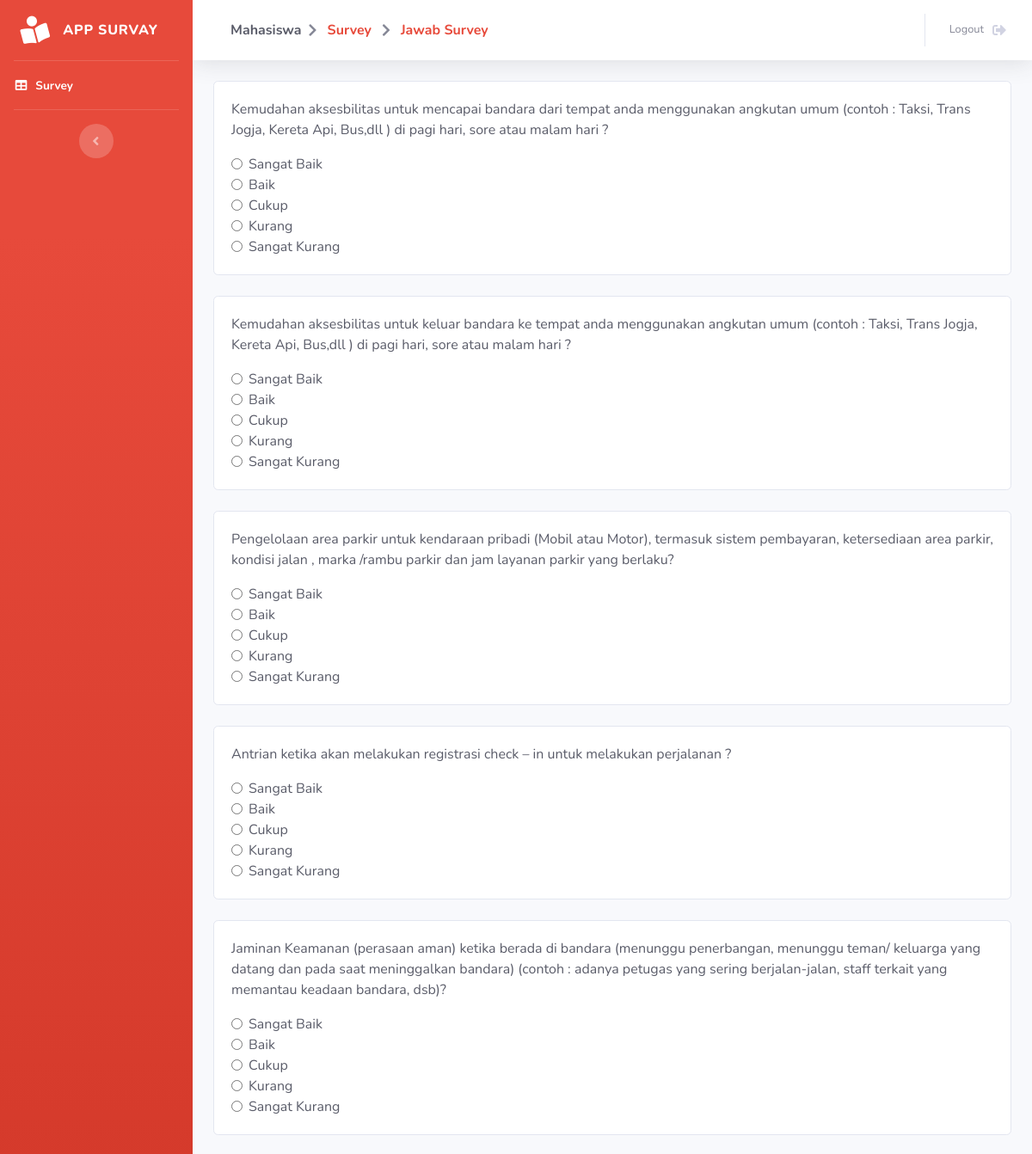
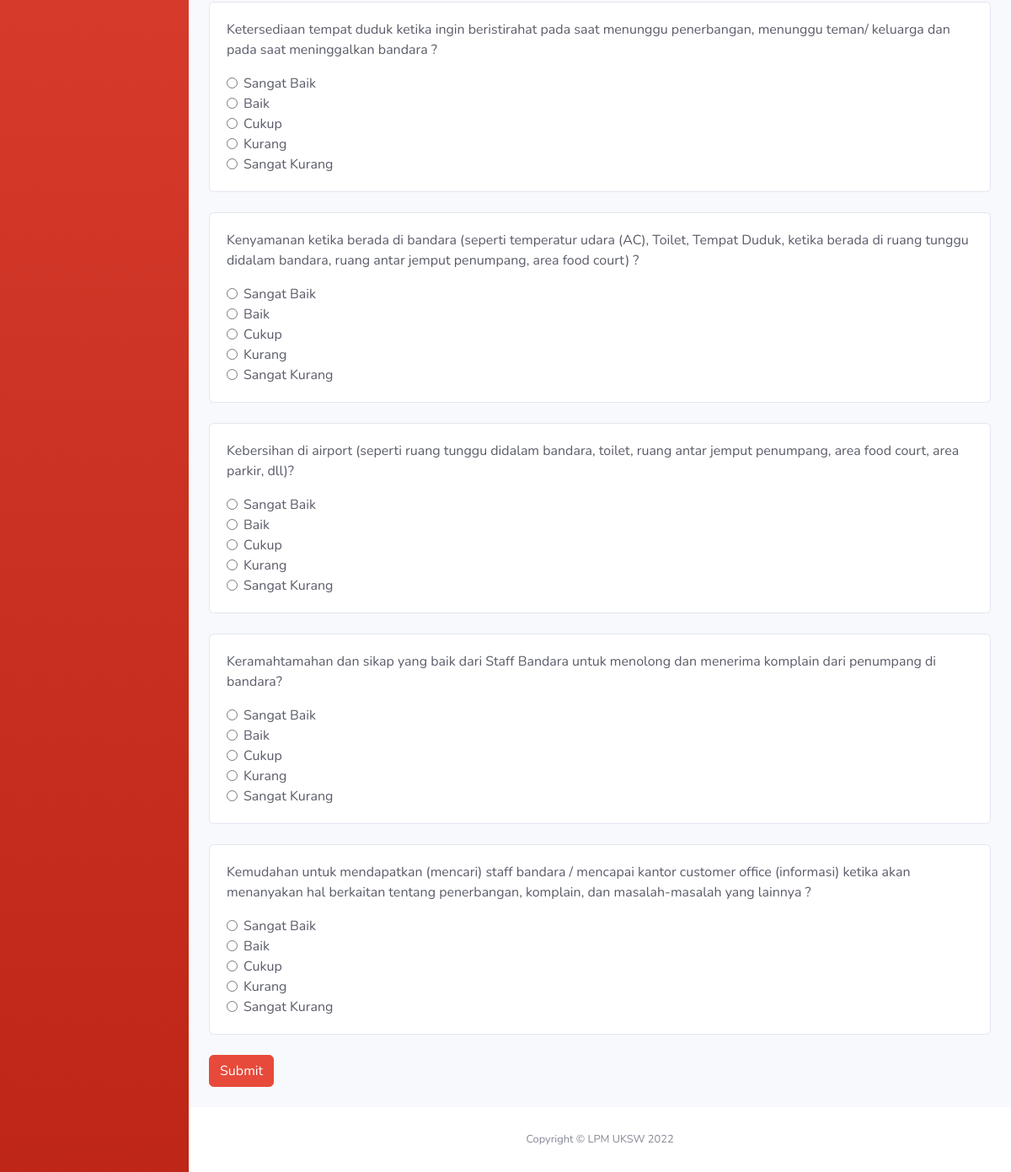
/pages/mahasiswa/jawabSurvey.php?id_survey=7 (signed in), run on the app's committed database (2 pictures, top to bottom).
### tables this page shows
CREATE TABLE `pertanyaan` (
  `id_pertanyaan` int(15) NOT NULL,
  `pertanyaan` text NOT NULL,
  `id_survey` int(15) NOT NULL
);

### functions/mahasiswaFunction.php (called while the page is built, shortened)
<?php
require_once 'config.php';
function getPertanyaan($id){
    global $con;
    $hasil = array();
    $sql = "SELECT * FROM pertanyaan WHERE id_survey = :id";
    try {
        $stmt = $con->prepare($sql);
        $stmt->bindValue(':id', $id, PDO::PARAM_INT);
        $stmt->execute();
        $stmt->setFetchMode(PDO::FETCH_ASSOC);
        $rs = $stmt->fetchAll();
        if ($rs != null) {
            $i=0;
            foreach($rs as $val){
                $hasil[$i]['pertanyaan']    = $val['pertanyaan'];
                $hasil[$i]['id']            = $val['id_pertanyaan'];
                $i++;
            }
        }
    } catch (Exception $e) {
        echo 'Error getPertanyaan = '.$e->getMessage();
    }
    return $hasil;
}
?>

### pages/mahasiswa/jawabSurvey.php (the view, shortened to what this page needs)
<?php
require_once '../../functions/mahasiswaFunction.php';
$id = $_GET['id_survey'];
$pertanyaan = getPertanyaan($id);
?>
<!DOCTYPE html>
<html lang="en">
<head>
    <link href="../../assets/vendor/fontawesome-free/css/all.min.css" rel="stylesheet" type="text/css">
    <link href="../../assets/css/sb-admin-2.min.css" rel="stylesheet">
    <link href="../../assets/vendor/datatables/dataTables.bootstrap4.min.css" rel="stylesheet">
</head>
<body id="page-top">
    <div id="wrapper">
        <ul class="navbar-nav bg-gradient-danger sidebar sidebar-dark accordion" id="accordionSidebar">
            <a class="sidebar-brand d-flex align-items-center justify-content-center" href="../home.php">
                <div class="sidebar-brand-icon rotate-n-15">
                    <i class="fas fa-book-reader"></i>
                </div>
                <div class="sidebar-brand-text mx-3">App Survay </div>
            </a>
            <hr class="sidebar-divider my-0">
            <li class="nav-item active">
                <a class="nav-link" href="view.php">
                    <i class="fas fa-fw fa-table"></i>
                    <span>Survey</span></a>
            </li>
            <hr class="sidebar-divider d-none d-md-block">
            <div class="text-center d-none d-md-inline">
                <button class="rounded-circle border-0" id="sidebarToggle"></button>
            </div>
        </ul>
        <div id="content-wrapper" class="d-flex flex-column">
            <div id="content">
                <nav class="navbar navbar-expand navbar-light bg-white topbar mb-4 static-top shadow">
                    <div class="d-none d-sm-inline-block form-inline mr-auto ml-md-3 my-2 my-md-0 mw-100 navbar-search">
                        <div class="nav-item">
                            <span class="nav-link">
                                <b class="mr-2 d-none d-lg-inline text-gray-800">Mahasiswa</b>
                                <i class="fa fa-chevron-right" aria-hidden="true"></i>
                                <a href="view.php" class="nav-link text-danger"><b>Survey</b></a>
                                <i class="fa fa-chevron-right" aria-hidden="true"></i>
                                <a href="jawabSurvey.php" class="nav-link text-danger"><b>Jawab Survey</b></a>
                            </span>
                        </div>
                    </div>
                    <ul class="navbar-nav ml-auto">
                        <li class="nav-item">
                            <a class="nav-link" href="../logout.php" data-toggle="modal" data-target="#logoutModal">
                                <span class="mr-2 d-none d-lg-inline text-gray-600 small">Logout</span>
                                <i class="fas fa-sign-out-alt fa-fw"></i>
                            </a>
                        </li>
                    </ul>
                </nav>
                <div class="container-fluid">
                     <div class="row">
                        <div class="col-lg-12">
                            <form method="post">
                            <?php $i = 1;foreach ($pertanyaan as $key => $val) {?>
                            <div class="card mb-4">
                                <div class="card-body justify-content-between">
                                    <div class="text-gray-800">
                                        <p><?=$val['pertanyaan']?></p>
                                    </div>
                                    <div class="text-gray-800">
                                        <div class="form-check">
                                            <input type="radio" name="jawaban<?=$i?>" value="5" id="r5" class="form-check-input" required/>
                                            <label class="form-check-label" for="r5">Sangat Baik</label>
                                        </div>
                                        <div class="form-check">
                                            <input type="radio" name="jawaban<?=$i?>" value="4" id="r4" class="form-check-input" required/>
                                            <label class="form-check-label" for="r4">Baik</label>
                                        </div>
                                        <div class="form-check">
                                            <input type="radio" name="jawaban<?=$i?>" value="3" id="r3" class="form-check-input" required/>
                                            <label class="form-check-label" for="r3">Cukup</label>
                                        </div>
                                        <div class="form-check">
                                            <input type="radio" name="jawaban<?=$i?>" value="2" id="r2" class="form-check-input" required/>
                                            <label class="form-check-label" for="r2">Kurang</label>
                                        </div>
                                        <div class="form-check">
                                            <input type="radio" name="jawaban<?=$i?>" value="1" id="r1" class="form-check-input" required/>
                                            <label class="form-check-label" for="r1">Sangat Kurang</label>
                                        </div>
                                    </div>
                                </div>
                            </div>
                            <?php $i++;}?>
                            <button type="submit" class="btn btn-danger" name="submit">Submit</button>
                            </form>
                        </div>
                    </div>
                </div>
            </div>
            <br>
            <footer class="sticky-footer bg-white">
                <div class="container my-auto">
                    <div class="copyright text-center my-auto">
                        <span>Copyright &copy; LPM UKSW 2022</span>
                    </div>
                </div>
            </footer>
        </div>
    </div>
</body>
</html>

### data on the page
pertanyaan: pertanyaan "Antrian ketika akan melakukan registrasi check – in untuk melakukan perjalanan ?"
pertanyaan: pertanyaan "Ketersediaan tempat duduk ketika ingin beristirahat pada saat menunggu penerbangan, menunggu teman/ keluarga dan pada saat meninggalkan bandara ?"
pertanyaan: pertanyaan "Kebersihan di airport (seperti ruang tunggu didalam bandara, toilet, ruang antar jemput penumpang, area food court, area parkir, dll)?"
pertanyaan: pertanyaan "Keramahtamahan dan sikap yang baik dari Staff Bandara untuk menolong dan menerima komplain dari penumpang di bandara?"

### other printed values
$val['pertanyaan'] "Kemudahan aksesbilitas untuk mencapai bandara dari tempat anda menggunakan angkutan umum (contoh : Taksi, Trans Jogja, Kereta Api, Bus,dll ) di pagi hari, sore atau malam hari ?"
$val['pertanyaan'] "Kemudahan aksesbilitas untuk keluar bandara ke tempat anda menggunakan angkutan umum (contoh : Taksi, Trans Jogja, Kereta Api, Bus,dll ) di pagi hari, sore atau malam hari ?"
$val['pertanyaan'] "Pengelolaan area parkir untuk kendaraan pribadi (Mobil atau Motor), termasuk sistem pembayaran, ketersediaan area parkir, kondisi jalan , marka /rambu parkir dan jam layanan parkir yang berlaku?"
$val['pertanyaan'] "Kenyamanan ketika berada di bandara (seperti temperatur udara (AC), Toilet, Tempat Duduk, ketika berada di ruang tunggu didalam bandara, ruang antar jemput penumpang, area food court) ?"
$val['pertanyaan'] "Kemudahan untuk mendapatkan (mencari) staff bandara / mencapai kantor customer office (informasi) ketika akan menanyakan hal berkaitan tentang penerbangan, komplain, dan masalah-masalah yang lainnya ?"
